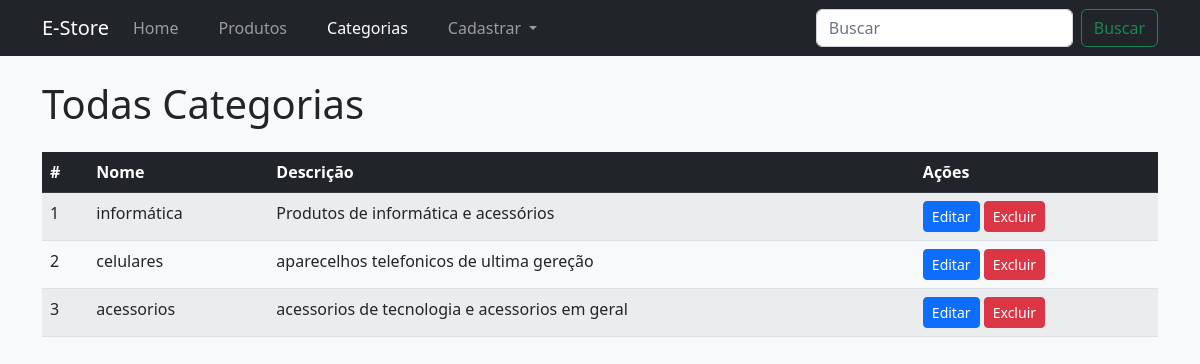
Screenshot of /categorias with the database file from the repository.
### tables this page shows
CREATE TABLE tb_category (
  id INT(11) NOT NULL PRIMARY KEY AUTO_INCREMENT,
  name VARCHAR(30) NOT NULL,
  description VARCHAR(100) NOT NULL
);

### src/Controller/AbsController.php (called while the page is built, shortened)
<?php
abstract class AbsController
{
  public function render(string $viewName, $data = null): void
  {
    include "/application/src/View/_partials/head.php";
    include "/application/src/View/_partials/navbar.php";
    include "/application/src/View/{$viewName}.php";
    include "/application/src/View/_partials/footer.php";
  }
}

### src/Controller/CategoryController.php (called while the page is built, shortened)
<?php
class CategoryController extends AbsController
{
  public function listAction(): void
  {
    $con = Connection::getConnetion();
    $data = $con->prepare('SELECT * FROM tb_category');
    $data->execute();
    parent::render('category/list', $data);
  }
}

### public/index.php (called while the page is built, shortened)
<?php
$url = explode('?', $_SERVER['REQUEST_URI'])[0];
$routes = include '../config/routes.php';
$methodName = $routes[$url]['method'];
(new $controllerName())->$methodName();

### src/View/category/list.php (the view)
<div class="container">
  <h1 class="h1 my-4">Todas Categorias</h1>
  <table class="table table-hover table-striped">
    <thead class="table-dark">
      <tr>
        <th>#</th>
        <th>Nome</th>
        <th>Descrição</th>
        <th>Ações</th>
      </tr>
    </thead>
    <tbody>
      <?php
      $categories = $data->fetchAll(\PDO::FETCH_ASSOC);
      foreach ($categories as $category) {
        extract($category);
        echo "<tr>"
          . "<td>{$id}</td>"
          . "<td>{$name}</td>"
          . "<td>{$description}</td>"
          . "<td>
        <a class='btn btn-sm btn-primary' href='/categorias/editar?id=$id'>Editar<a>
        <a class='btn btn-sm btn-danger' href='/categorias/deletar?id=$id'>Excluir<a>
        </td>"
          . "</tr>";
      }
      ?>
    </tbody>
  </table>
</div>

### src/View/_partials/head.php (shortened to what this page needs)
<!DOCTYPE html>
<html lang="pt-br">
<head>
  <link href="https://cdn.jsdelivr.net/npm/bootstrap@5.2.0-beta1/dist/css/bootstrap.min.css" rel="stylesheet">
</head>
<body style="background-color: var(--bs-light);">

### src/View/_partials/navbar.php (shortened to what this page needs)
<nav class="navbar navbar-expand-lg navbar-dark bg-dark py-2">
  <div class="container">
    <a class="navbar-brand" href="#">E-Store</a>
    <div class="collapse navbar-collapse" id="navbarSupportedContent">
      <ul class="navbar-nav me-auto mb-2 mb-lg-0 gap-4">
        <li class="nav-item">
          <a class="nav-link <?php echo $_SERVER['REQUEST_URI'] == "/" ?  "active" : ""; ?>" aria-current="page" href="/">Home</a>
        </li>
        <li class="nav-item">
          <a class="nav-link <?php echo $_SERVER['REQUEST_URI'] == "/produtos" ?  "active" : ""; ?>" href="/produtos">Produtos</a>
        </li>
        <li class="nav-item">
          <a class="nav-link <?php echo $_SERVER['REQUEST_URI'] == "/categorias" ?  "active" : ""; ?>" href="/categorias">Categorias</a>
        </li>
        <li class="nav-item dropdown">
          <a class="nav-link dropdown-toggle" href="/produtos" id="navbarDropdownProdutos" role="button" data-bs-toggle="dropdown" aria-expanded="false">
            Cadastrar
          </a>
        </li>
      </ul>
      <form class="d-flex" role="search">
        <input class="form-control me-2" type="search" placeholder="Buscar" aria-label="Search">
        <button class="btn btn-outline-success" type="submit">Buscar</button>
      </form>
    </div>
  </div>
</nav>

### src/View/_partials/footer.php (shortened to what this page needs)
</body>
</html>

### rows the page displays
tb_category: id "1", name "informática", description "Produtos de informática e acessórios"
tb_category: id "2", name "celulares", description "aparecelhos telefonicos de ultima gereção"
tb_category: id "3", name "acessorios", description "acessorios de tecnologia e acessorios em geral"
